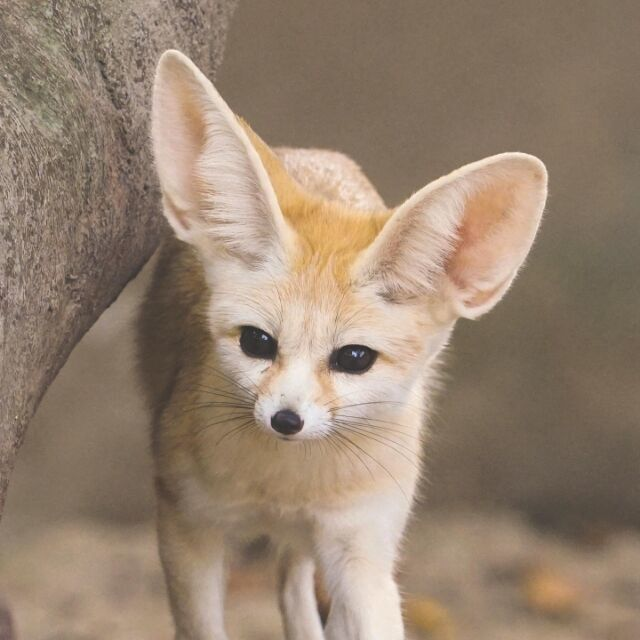
#> input picture InputImages/Fennec Fox.jpg, 640 x 640 px
$ python image_kmeans.py
#> lines starting #> are read from the running program, lines starting #| are printed output that depends on the picture
import numpy as np
import cv2

if __name__ == '__main__':
    path = "./InputImages/Fennec Fox.jpg"
    img = cv2.imdecode(np.fromfile(path, dtype=np.uint8), -1)
#> img is the input picture: shape (640, 640, 3); mean B, G, R 112.6, 130.9, 150.4
    # img = cv2.imread(path)
    h, w, ch = img.shape
#> h = 640; w = 640; ch = 3
    data = img.reshape((-1, 3))
    data = np.float32(data)

    # 图像分割
    # MAX_ITER最大迭代次数，EPS最高精度
    criteria = (cv2.TERM_CRITERIA_EPS + cv2.TERM_CRITERIA_MAX_ITER, 10, 1.0)
    num_cluster = 3
    ret, label, center = cv2.kmeans(data, num_cluster, None, criteria, num_cluster, cv2.KMEANS_RANDOM_CENTERS)
#> ret = 268259975; center = [[176.8, 194.8, 217.9], [119.3, 141.7, 165.7], [86.71, 103.2, 119.4]]
    # label = np.squeeze(label)
    center = np.uint8(center)
#> center = [[176, 194, 217], [119, 141, 165], [86, 103, 119]]

    # color = np.uint8([[255, 0, 0],
    #                   [0, 0, 255],
    #                   [128, 128, 128]])

    # res = color[np.squeeze(label)]
    # print(res.shape)

    # result = res.reshape((img.shape))
    # cv2.imshow("demo", result)

    # 背景颜色替换
    # 生成mask区域
    index = label[0][0]
#> index = 1
    center = np.uint8(center)
    color = center[0]
#> color = [176, 194, 217]
    mask = np.ones((h, w), dtype=np.uint8) * 255
    label = np.reshape(label, (h, w))
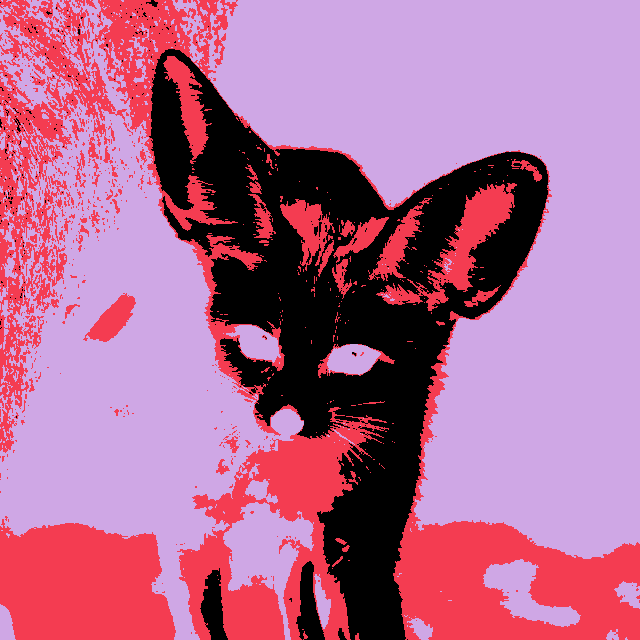
#> label: shape (640, 640) int32; 3 distinct labels, from 0 to 2; one colour per label, 0 black
    mask[label == index] = 0

    # 高斯模糊
    se = cv2.getStructuringElement(cv2.MORPH_RECT, (3, 3))
    # 膨胀，防止出现背景
    cv2.erode(mask, se, mask)
    # 边缘模糊
    mask = cv2.GaussianBlur(mask, (5, 5), 0)
    mask = np.expand_dims(mask, axis=2)
    # mask = mask[..., None]
    # 白色背景
    # bg = np.ones(img.shape, dtype=np.float32)*255
    # 红色背景
    red_bg = np.array([0, 0, 255])
    bg = np.tile(red_bg, (h, w, 1))

    alpha = mask.astype(np.float32) / 255.
    fg = alpha * img
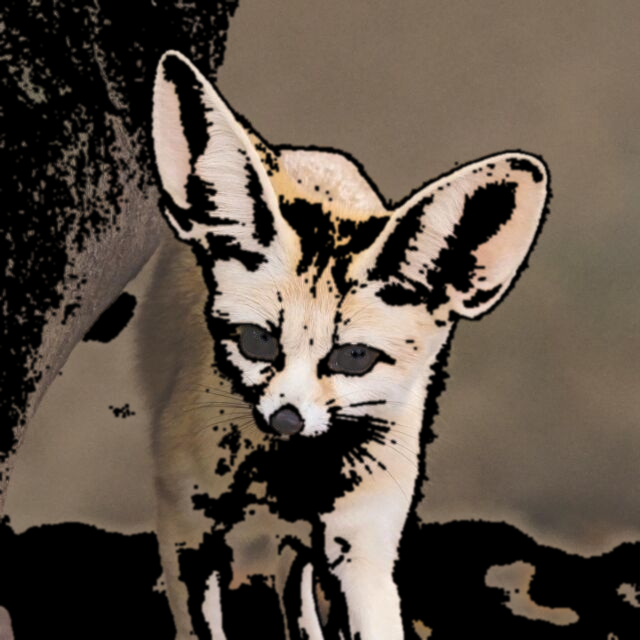
#> fg: shape (640, 640, 3) float32; mean B, G, R 72.3, 83.3, 95

    new_image = np.uint8(fg + (1 - alpha) * bg)
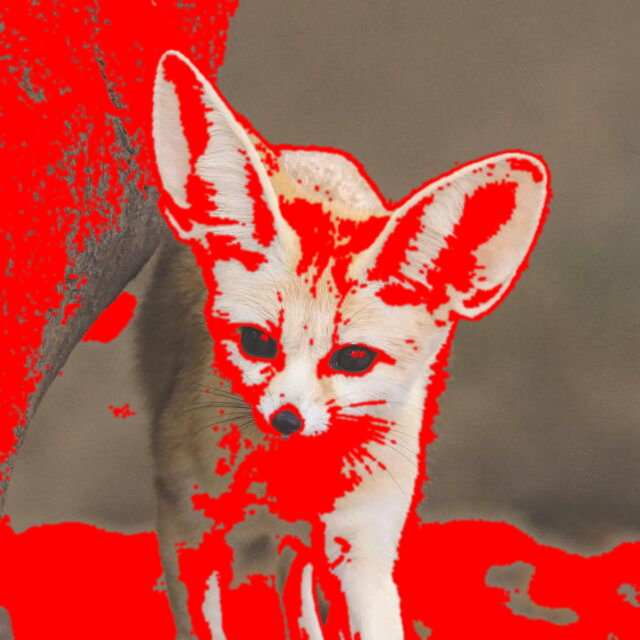
#> new_image: shape (640, 640, 3); mean B, G, R 72.2, 83.2, 181.5

    cv2.imshow("white", np.hstack([img, new_image]))
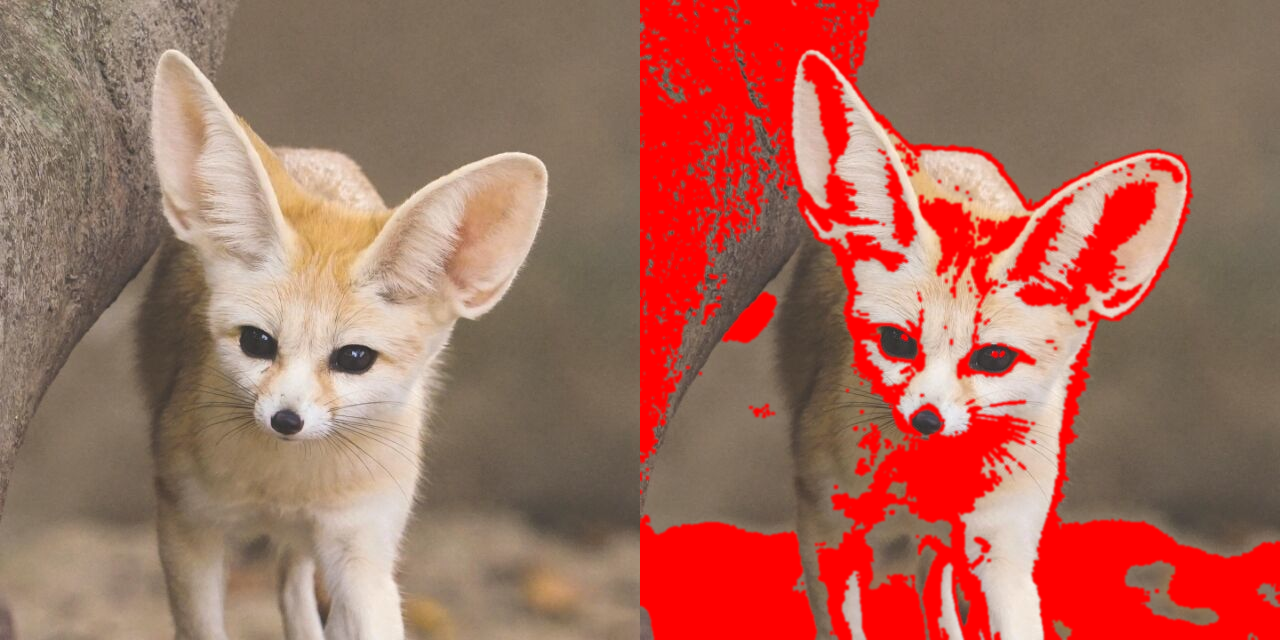
#> window 'white': shape (640, 1280, 3); mean B, G, R 92.4, 107, 166
    cv2.waitKey(0)
